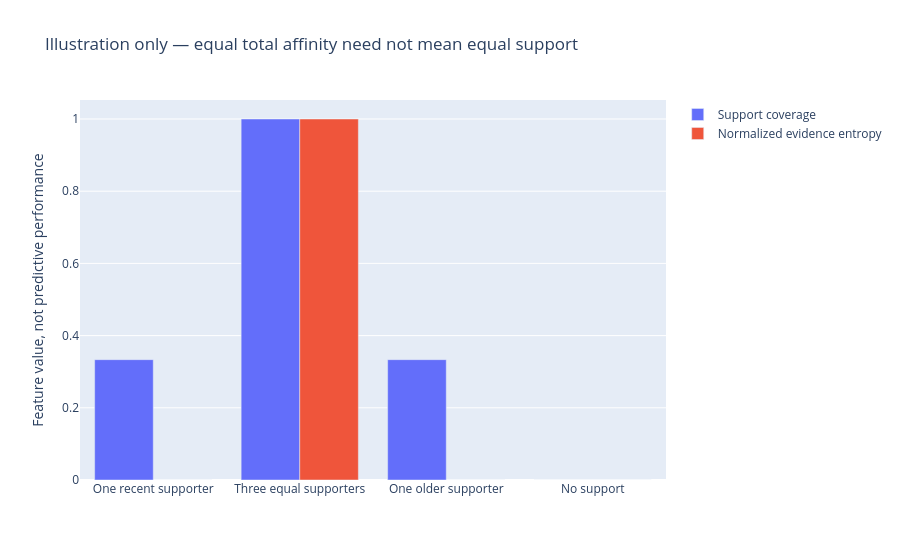

The code cell stored with this chart in its notebook:
### Code cell
fig = go.Figure()
fig.add_trace(go.Bar(name='Support coverage', x=labels, y=summary[:,0]))
fig.add_trace(go.Bar(name='Normalized evidence entropy', x=labels, y=summary[:,1]))
fig.update_layout(title='Illustration only — equal total affinity need not mean equal support',
                  barmode='group', yaxis_title='Feature value, not predictive performance')
fig.show()
assert np.allclose(summary[:,0], [1/3, 1, 1/3, 0])
assert np.allclose(summary[:,1], [0, 1, 0, 0])

### Figure 1 — Plotly figure (JSON) as saved in the notebook; plotly's stock layout.template omitted (floating-point values rounded to 4 significant figures)
{"data": [{"name": "Support coverage", "type": "bar", "x": ["One recent supporter", "Three equal supporters", "One older supporter", "No support"], "y": [0.3333, 1.0, 0.3333, 0.0]}, {"name": "Normalized evidence entropy", "type": "bar", "x": ["One recent supporter", "Three equal supporters", "One older supporter", "No support"], "y": [-0.0, 1.0, -0.0, -0.0]}], "layout": {"barmode": "group", "title": {"text": "Illustration only — equal total affinity need not mean equal support"}, "yaxis": {"title": {"text": "Feature value, not predictive performance"}}}}
